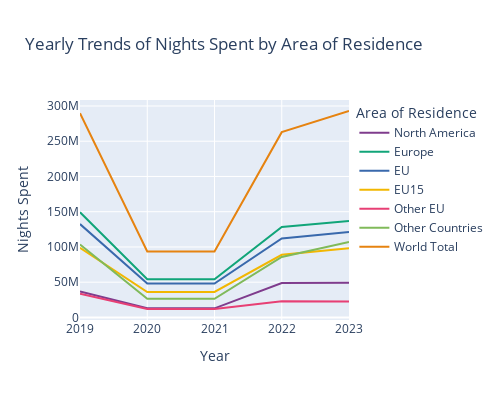

Notebook source saved alongside this figure:
### Code cell
# Step 1: Yearly Trends for Nights Spent
yearly_data = filtered_data[filtered_data['Quarter'] == '0']

# Create the interactive plot for yearly nights spent
fig_yearly = px.line(yearly_data, 
                     x='Year', 
                     y='Nights Spent', 
                     color='Area of Residence',
                     title='Yearly Trends of Nights Spent by Area of Residence',
                     labels={'Nights Spent': 'Nights Spent', 'Year': 'Year'},
                     color_discrete_sequence=px.colors.qualitative.Bold,  
                     height=400,  
                     width=500)  

fig_yearly.show()

### Figure 1 — Plotly figure (JSON) as saved in the notebook; plotly's stock layout.template omitted (floating-point values rounded to 4 significant figures)
{"data": [{"hovertemplate": "Area of Residence=North America<br>Year=%{x}<br>Nights Spent=%{y}<extra></extra>", "legendgroup": "North America", "line": {"color": "rgb(127, 60, 141)", "dash": "solid"}, "marker": {"symbol": "circle"}, "mode": "lines", "name": "North America", "orientation": "v", "showlegend": true, "type": "scatter", "x": [2019, 2020, 2021, 2022, 2023], "xaxis": "x", "y": [36859000, 12963000, 12962000, 48770000, 49139000], "yaxis": "y"}, {"hovertemplate": "Area of Residence=Europe<br>Year=%{x}<br>Nights Spent=%{y}<extra></extra>", "legendgroup": "Europe", "line": {"color": "rgb(17, 165, 121)", "dash": "solid"}, "marker": {"symbol": "circle"}, "mode": "lines", "name": "Europe", "orientation": "v", "showlegend": true, "type": "scatter", "x": [2019, 2020, 2021, 2022, 2023], "xaxis": "x", "y": [149172000, 54119000, 54120000, 128363000, 136735000], "yaxis": "y"}, {"hovertemplate": "Area of Residence=EU<br>Year=%{x}<br>Nights Spent=%{y}<extra></extra>", "legendgroup": "EU", "line": {"color": "rgb(57, 105, 172)", "dash": "solid"}, "marker": {"symbol": "circle"}, "mode": "lines", "name": "EU", "orientation": "v", "showlegend": true, "type": "scatter", "x": [2019, 2020, 2021, 2022, 2023], "xaxis": "x", "y": [132429000, 48129000, 48129000, 111946000, 121067000], "yaxis": "y"}, {"hovertemplate": "Area of Residence=EU15<br>Year=%{x}<br>Nights Spent=%{y}<extra></extra>", "legendgroup": "EU15", "line": {"color": "rgb(242, 183, 1)", "dash": "solid"}, "marker": {"symbol": "circle"}, "mode": "lines", "name": "EU15", "orientation": "v", "showlegend": true, "type": "scatter", "x": [2019, 2020, 2021, 2022, 2023], "xaxis": "x", "y": [98767000, 36138000, 36138000, 88886000, 98347000], "yaxis": "y"}, {"hovertemplate": "Area of Residence=Other EU<br>Year=%{x}<br>Nights Spent=%{y}<extra></extra>", "legendgroup": "Other EU", "line": {"color": "rgb(231, 63, 116)", "dash": "solid"}, "marker": {"symbol": "circle"}, "mode": "lines", "name": "Other EU", "orientation": "v", "showlegend": true, "type": "scatter", "x": [2019, 2020, 2021, 2022, 2023], "xaxis": "x", "y": [33662000, 11991000, 11991000, 23060000, 22719000], "yaxis": "y"}, {"hovertemplate": "Area of Residence=Other Countries<br>Year=%{x}<br>Nights Spent=%{y}<extra></extra>", "legendgroup": "Other Countries", "line": {"color": "rgb(128, 186, 90)", "dash": "solid"}, "marker": {"symbol": "circle"}, "mode": "lines", "name": "Other Countries", "orientation": "v", "showlegend": true, "type": "scatter", "x": [2019, 2020, 2021, 2022, 2023], "xaxis": "x", "y": [103597000, 26441000, 26441000, 85732000, 106996000], "yaxis": "y"}, {"hovertemplate": "Area of Residence=World Total<br>Year=%{x}<br>Nights Spent=%{y}<extra></extra>", "legendgroup": "World Total", "line": {"color": "rgb(230, 131, 16)", "dash": "solid"}, "marker": {"symbol": "circle"}, "mode": "lines", "name": "World Total", "orientation": "v", "showlegend": true, "type": "scatter", "x": [2019, 2020, 2021, 2022, 2023], "xaxis": "x", "y": [289628000, 93522000, 93522000, 262864000, 292870000], "yaxis": "y"}], "layout": {"height": 400, "legend": {"title": {"text": "Area of Residence"}, "tracegroupgap": 0}, "title": {"text": "Yearly Trends of Nights Spent by Area of Residence"}, "width": 500, "xaxis": {"anchor": "y", "domain": [0, 1], "title": {"text": "Year"}}, "yaxis": {"anchor": "x", "domain": [0, 1], "title": {"text": "Nights Spent"}}}}
